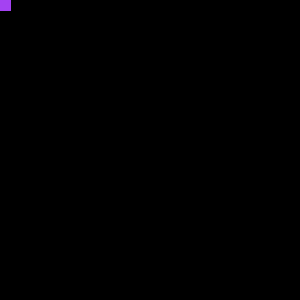
Frame 1 (no input)
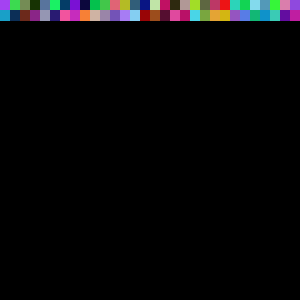
Frame 60 (the mouse pressed at the canvas centre just before this capture)
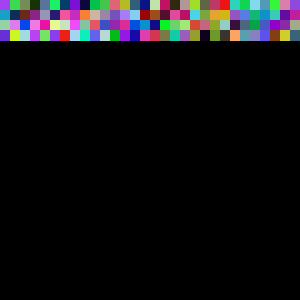
Frame 120 (the mouse held since frame 60 and released just before this capture)

The Processing sketch that drew these frames (run headless with seeded random() and noise(); from frame 60 on, the mouse is pressed at the canvas centre):

// Processing sketch: processing_168384
// ── processing_168384.pde

float r;
float g;
float b;

String f;

int y=0;
int x=0;
void setup()
{
  size(300,300);
  background(0);
}
 void draw()
 {
   r=random(255);
   g=random(255);
   b=random(255);

 
   stroke(r,g,b);
   fill(r,g,b);
   rect(x,y,10,10);
  
  x=x+10;
  
  if (x==width)
  {
   y=y+10;
   
   x=0;
   
  }
   
   
 }
